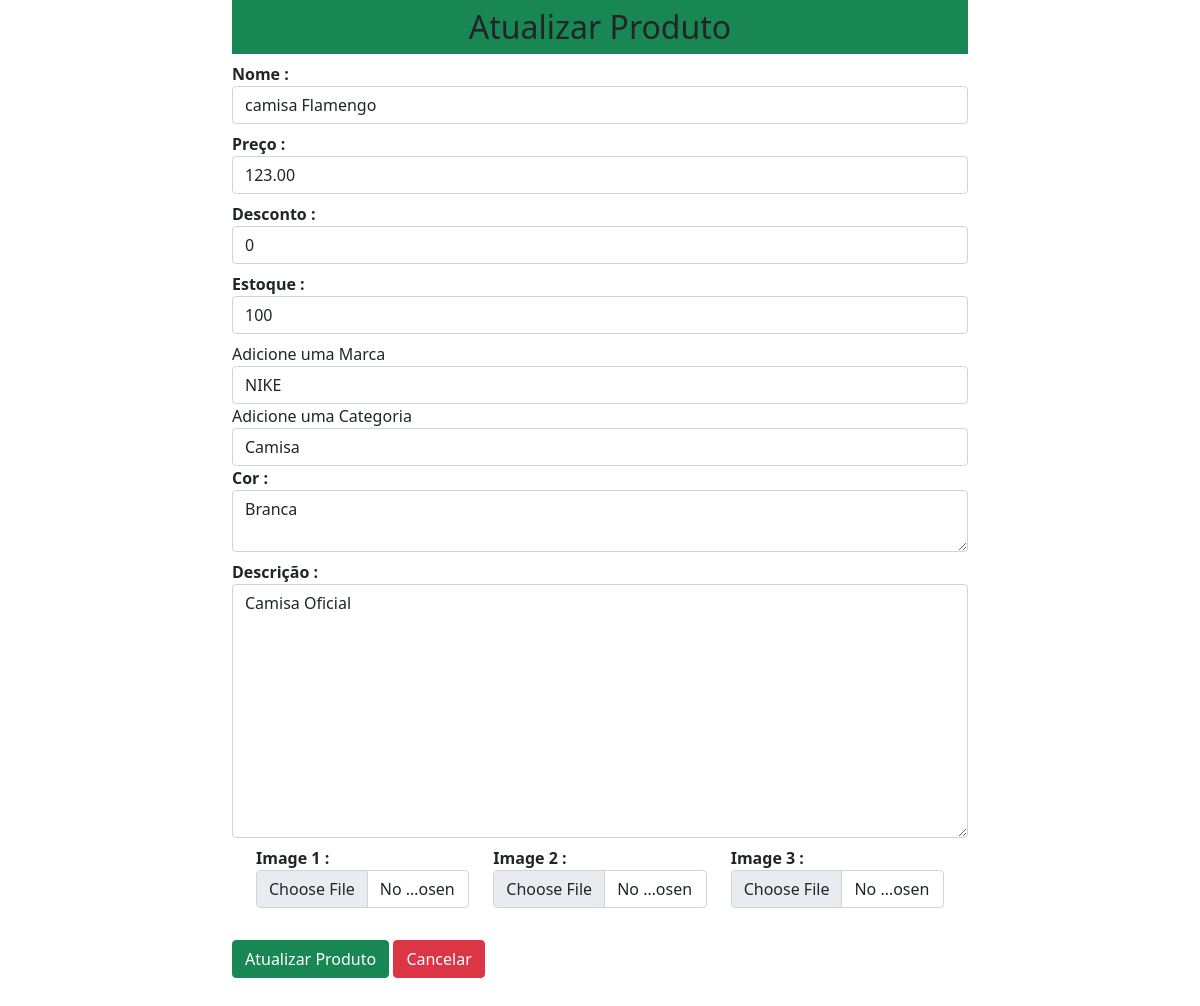
The page /updateproduto/1 on the database as committed earlier.
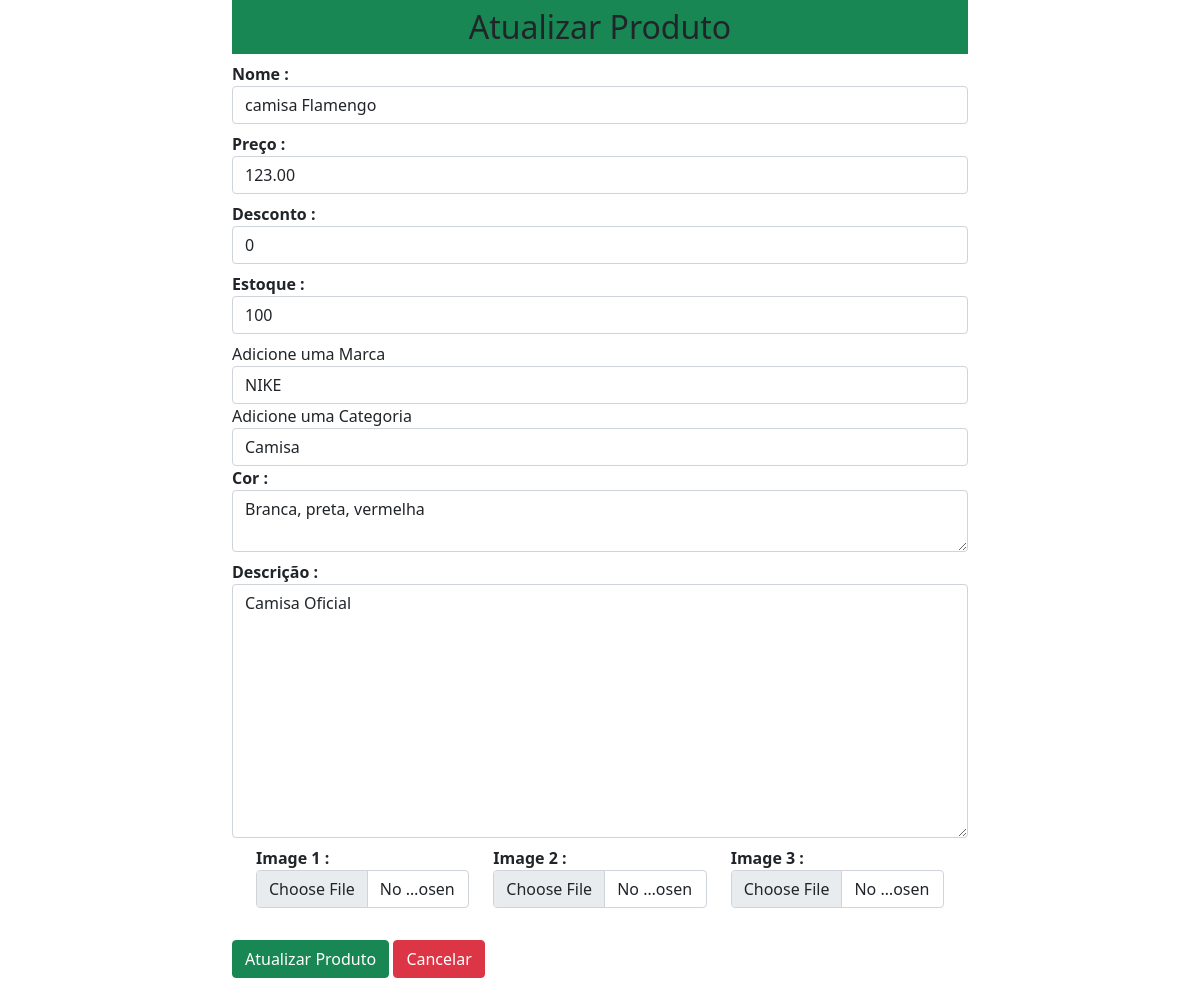
The same page on the database as committed later.
### loja/produtos/models.py (models this page shows, shortened)
class Addproduto(db.Model):
    id = db.Column(db.Integer, primary_key=True)
    name = db.Column(db.String(80), nullable=False)
    price = db.Column(db.Numeric(10,2), nullable=False)
    discount = db.Column(db.Integer, default=0)
    stock = db.Column(db.Integer, nullable=False)
    colors = db.Column(db.Text, nullable=False)
    desc = db.Column(db.Text, nullable=False)
    pub_date = db.Column(db.DateTime, nullable=False, default=datetime.utcnow)
    marca_id = db.Column(db.Integer, db.ForeignKey('marca.id'),nullable=False)
    marca = db.relationship('Marca', backref=db.backref('marcas', lazy=True))
    categoria_id = db.Column(db.Integer, db.ForeignKey('categoria.id'),nullable=False)
    categoria = db.relationship('Categoria', backref=db.backref('categorias', lazy=True))
    image_1 = db.Column(db.String(150), nullable=False, default='image.jpg')
    image_2 = db.Column(db.String(150), nullable=False, default='image.jpg')
    image_3 = db.Column(db.String(150), nullable=False, default='image.jpg')

### loja/produtos/rotas.py (the view, shortened to what this page needs)
@app.route('/updateproduto/<int:id>', methods=['GET', 'POST'])
def updateproduto(id):
    marcas = Marca.query.all()
    categorias = Categoria.query.all()
    produto = Addproduto.query.get_or_404(id)
    marca = request.form.get('marca')
    categoria = request.form.get('categoria')
    form = Addprodutos(request.form)
    form.name.data = produto.name
    form.price.data = produto.price
    form.discription.data = produto.desc
    form.stock.data = produto.stock
    form.discount.data = produto.discount
    form.colors.data = produto.colors
    return render_template('/produtos/updateproduto.html', title='Atualizar Produtos', form=form, marcas=marcas, categorias=categorias, produto=produto)

### loja/produtos/forms.py
class Addprodutos(Form):
    name = StringField('Nome :',[validators.DataRequired()])
    price = DecimalField('Preço :',[validators.DataRequired()])
    discount = IntegerField('Desconto :',[validators.DataRequired()])
    stock = IntegerField('Estoque :',[validators.DataRequired()])
    discription = TextAreaField('Descrição :',[validators.DataRequired()])
    colors = TextAreaField('Cor :',[validators.DataRequired()])
    image_1 = FileField('Image 1 :', validators=[FileAllowed(['jpg','png','gif','jpeg'])])
    image_2 = FileField('Image 2 :', validators=[FileAllowed(['jpg','png','gif','jpeg'])])
    image_3 = FileField('Image 3 :', validators=[FileAllowed(['jpg','png','gif','jpeg'])])

### loja/templates/produtos/updateproduto.html (shortened to what this page needs)
{% extends "layouts.html"%}
{% block content %}
<div class="container">
    <div class="row">
    <div class="col-md-2"></div>
    <div class="col-md-8">
        <h2 class="text-center bg-success p-2">Atualizar Produto</h2>
        {% from '_formularioajuda.html' import render_field %}
        <form action="" method="POST" enctype="multipart/form-data">
            {{render_field(form.name, class="form-control", placeholder="Nome do Produto")}}
            {{render_field(form.price, class="form-control", placeholder="Preço do Produto")}}
            {{render_field(form.discount, class="form-control", placeholder="Descont do Produto")}}
            {{render_field(form.stock, class="form-control", placeholder="Estoque do Produto")}}
            <label for="marca">Adicione uma Marca</label>
            <select name="marca" id="marca" class="form-control" required>
                <option value="{{produto.marca_id}}">{{produto.marca.name}}</option>
            </select>
            <label for="categoria">Adicione uma Categoria</label>
            <select name="categoria" id="categoria" class="form-control" required>
                <option value="{{produto.categoria_id}}">{{produto.categoria.name}}</option>
            </select>
            {{render_field(form.colors, class="form-control", placeholder="Cor do Produto")}}
            {{render_field(form.discription, class="form-control", placeholder="Descricao do Produto", rows='10')}}
            <div class="container">
                <div class="row">
                    <div class="col-md-4">{{render_field(form.image_1, class="form-control")}}</div>
                    <div class="col-md-4">{{render_field(form.image_2, class="form-control")}}</div>
                    <div class="col-md-4">{{render_field(form.image_3, class="form-control")}}</div>
                </div>
            </div>
            <button type="submit" class="btn btn-success mt-4 mb-5">Atualizar Produto</button>
            <a href="{{url_for('categorias')}}" class="btn btn-danger" style="margin-top:-24px">Cancelar</a>
        </form>
    </div>
    <div class="col-md-2"></div>
</div>
</div>
{% endblock content %}

### loja/templates/_formularioajuda.html (shortened to what this page needs)
{% macro render_field(field) %}
  <dt>{{field.label}}
    <dd>{{field(**kwargs)|safe }}
</dd>
{% endmacro %}

Rows that differ between the two databases and show on the page:
changed Addproduto "camisa Flamengo": colors "Branca" → "Branca, preta, vermelha"
